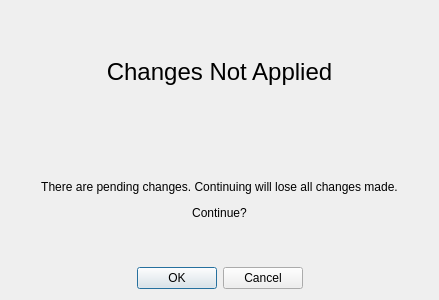
<?xml version="1.0" encoding="UTF-8"?>
<ui version="4.0">
 <class>TextureDrawingCancelDialogue</class>
 <widget class="QDialog" name="TextureDrawingCancelDialogue">
  <property name="geometry">
   <rect>
    <x>0</x>
    <y>0</y>
    <width>439</width>
    <height>300</height>
   </rect>
  </property>
  <property name="windowTitle">
   <string>Dialog</string>
  </property>
  <layout class="QVBoxLayout" name="verticalLayout">
   <item>
    <widget class="QLabel" name="label">
     <property name="font">
      <font>
       <pointsize>18</pointsize>
      </font>
     </property>
     <property name="text">
      <string>Changes Not Applied</string>
     </property>
     <property name="alignment">
      <set>Qt::AlignCenter</set>
     </property>
    </widget>
   </item>
   <item>
    <layout class="QVBoxLayout" name="verticalLayout_2"/>
   </item>
   <item>
    <widget class="QLabel" name="label_2">
     <property name="text">
      <string>&lt;html&gt;&lt;head/&gt;&lt;body&gt;&lt;p&gt;There are pending changes. Continuing will lose all changes made.&lt;/p&gt;&lt;p&gt;Continue?&lt;/p&gt;&lt;/body&gt;&lt;/html&gt;</string>
     </property>
     <property name="alignment">
      <set>Qt::AlignCenter</set>
     </property>
    </widget>
   </item>
   <item>
    <layout class="QVBoxLayout" name="verticalLayout_3"/>
   </item>
   <item>
    <widget class="QDialogButtonBox" name="button_box">
     <property name="sizePolicy">
      <sizepolicy hsizetype="Expanding" vsizetype="Fixed">
       <horstretch>0</horstretch>
       <verstretch>0</verstretch>
      </sizepolicy>
     </property>
     <property name="toolTip">
      <string/>
     </property>
     <property name="orientation">
      <enum>Qt::Horizontal</enum>
     </property>
     <property name="standardButtons">
      <set>QDialogButtonBox::Cancel|QDialogButtonBox::Ok</set>
     </property>
     <property name="centerButtons">
      <bool>true</bool>
     </property>
    </widget>
   </item>
  </layout>
 </widget>
 <resources/>
 <connections>
  <connection>
   <sender>button_box</sender>
   <signal>accepted()</signal>
   <receiver>TextureDrawingCancelDialogue</receiver>
   <slot>accept()</slot>
   <hints>
    <hint type="sourcelabel">
     <x>248</x>
     <y>254</y>
    </hint>
    <hint type="destinationlabel">
     <x>157</x>
     <y>274</y>
    </hint>
   </hints>
  </connection>
  <connection>
   <sender>button_box</sender>
   <signal>rejected()</signal>
   <receiver>TextureDrawingCancelDialogue</receiver>
   <slot>reject()</slot>
   <hints>
    <hint type="sourcelabel">
     <x>316</x>
     <y>260</y>
    </hint>
    <hint type="destinationlabel">
     <x>286</x>
     <y>274</y>
    </hint>
   </hints>
  </connection>
 </connections>
</ui>
